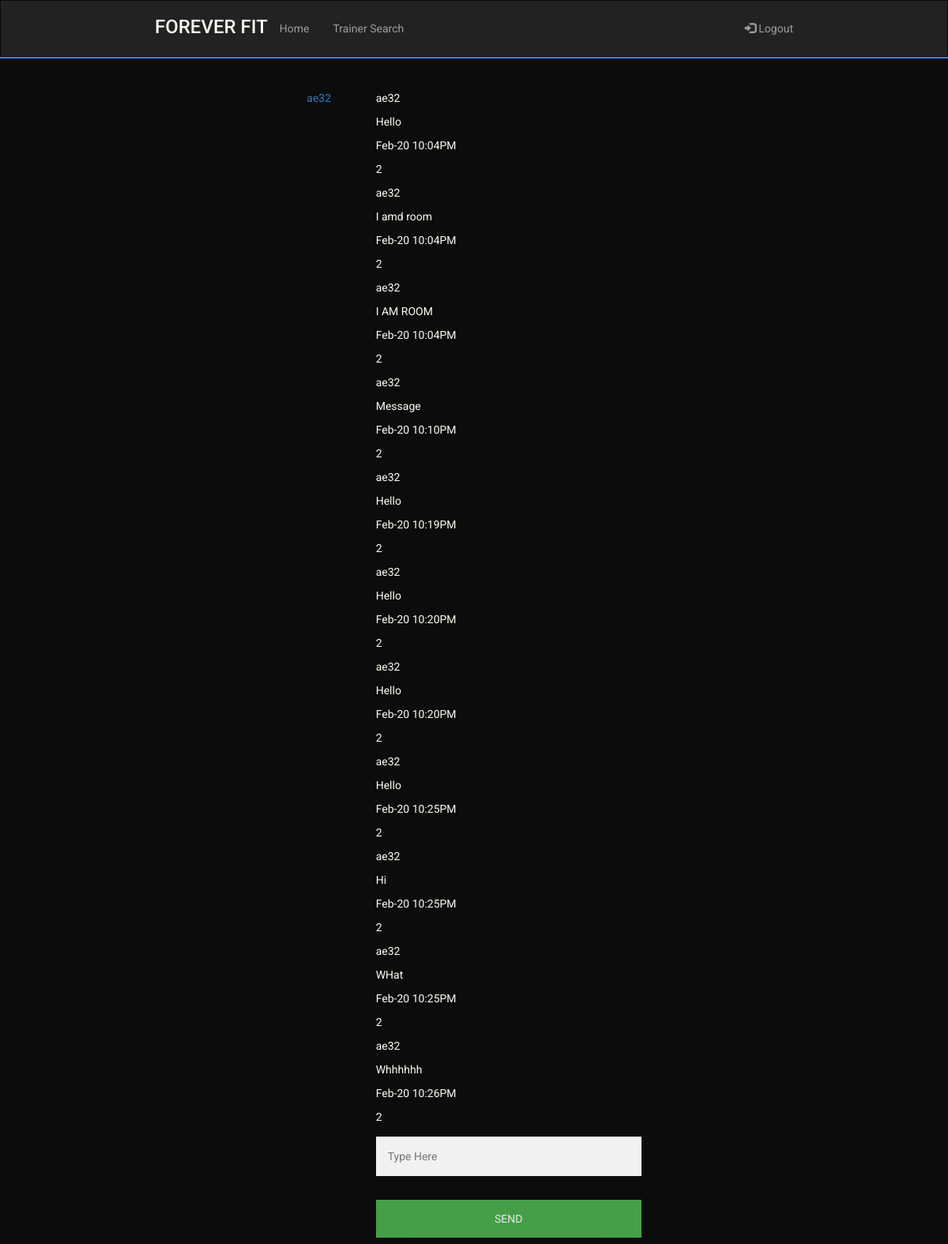
The app's page /chat/ae32 (signed in) with its own data.
### sql_db.py (models this page shows)
class UserRooms(UserMixin,db.Model):
    __tablename__ = 'user_rooms'
    id = db.Column(db.Integer, primary_key = True, autoincrement = True)
    trainee_username = db.Column(db.String(80),db.ForeignKey('user.username'))
    trainer_username = db.Column(db.String(80),db.ForeignKey('user.username'))

class ChatHistory(UserMixin,db.Model):
    __tablename__ = 'chat_history'
    id = db.Column(db.Integer, primary_key = True, autoincrement = True)
    message = db.Column(db.String(500))
    room = db.Column(db.String(500))
    date_sent =db.Column(db.String(50))
    uname = db.Column(db.String(80),db.ForeignKey('user.username'))

### routes.py (the view)
@app.route('/chat/<uname>')
@login_required
def sessions(uname):
    if(not room_exists(current_user.username, uname)):
        room = UserRooms(trainee_username= current_user.username,trainer_username = uname)
        db.session.add(room)
        db.session.commit()
        ROOMS = get_rooms_by_trainee_id(current_user.username)
    else:
        ROOMS = get_rooms_by_trainee_id(current_user.username)
    curr_room = get_room(current_user.username, uname)
    messages = get_chat_history(curr_room.id)
    print("\n\n\n",str(messages),"\n\n\n")
    return render_template('session.html',uname = uname, curr_uname = current_user.username,
                            rooms=ROOMS, messages = messages, curr_room = curr_room)

### main.py (called while the page is built)
    @login.user_loader
    def load_user(uname):
        return User.query.get(uname)

### sql_db.py (called while the page is built)
def room_exists(trainee_uname,trainer_uname):
    return bool(UserRooms.query.filter_by(trainee_username=trainee_uname,
                                          trainer_username=trainer_uname).first())

def get_room(trainee_uname,trainer_uname):
    return UserRooms.query.filter_by(trainee_username = trainee_uname,
                                     trainer_username = trainer_uname).first()

def get_rooms_by_trainee_id(uname):
    return UserRooms.query.filter_by(trainee_username = uname).all()

def get_chat_history(room):
    return ChatHistory.query.filter_by(room = room).all()

### templates/session.html (shortened to what this page needs)
<!DOCTYPE html>
<html lang="en">
    <head>
        <link rel="stylesheet" href="https://maxcdn.bootstrapcdn.com/bootstrap/3.4.1/css/bootstrap.min.css" />
        <link rel="stylesheet" href="../static/main.css" />
    </head>
    <body>
        <header>
            <nav class="navbar navbar-inverse" style="border-radius: 0px; margin-bottom: 0px;">
                <div class="container-fluid">
                    <div class="navbar-header mobile-center">
                        <h3 class="logo" href="#">FOREVER FIT</h3>
                    </div>
                    <ul class="nav navbar-nav laptop">
                        <li><a href="/Home">Home</a></li>
                        <li><a href="/TrainerSearch">Trainer Search</a></li>
                    </ul>
                    <ul class="nav navbar-nav navbar-right laptop">
                        <li>
                            <a href="/logout"><span class="glyphicon glyphicon-log-in"></span> Logout</a>
                        </li>
                    </ul>
                </div>
            </nav>
            <hr class="header-hr"/>
        </header>
        <main style="padding-top:10px">
            <div class="chatbox">
                <div class="rooms" id="rooms">
                    {% for room in rooms %}
                        <a id="select-room" href="{{room.trainer_username}}" class="room">{{room.trainer_username}}</a>
                    {% endfor %}
                </div>
                <div class="chat">
                    <div class="chat-holder">
                        <div id="chat_history">
                            {% for msg in messages %}
                                <p>{{msg.uname}}</p>
                                <p>{{msg.message}}</p>
                                <p>{{msg.date_sent}}</p>
                                <p>{{msg.room}}</p>
                            {% endfor %}
                        </div>
                    </div>
                    <div class="input-area">
                        <input type="text" id="user_message" placeholder="Type Here" autocomplete="off">
                        <button type="button" id="send_message">SEND</button>
                    </div>
                </div>
            </div>
        </main>
    </body>
</html>

### static/main.css (style rules this page uses)
:root { --black: #0c0c0c; --white: #fffcf2; --red: #e54b4b; --lightred: #f0c1c1; --blue: #4282f8; --grey: #222222 }
@media (min-width : 872px) { .container-fluid { margin-bottom: 10px; } }
@media (min-width : 872px) { .navbar { padding-left: 15%; padding-right: 15%; } }
@media (min-width : 872px) { .navbar-nav { padding-top: 10px; } }
body { font-family: 'Roboto', sans-serif; background-color: var(--black); }
main { background-color: var(--black); display: block; overflow: auto; color: var(--white) }
input { color: black; }
.header-hr { margin-top: 0px; margin-bottom: 0px; border: 1px solid var(--blue); }
.logo { color: var(--white); }
input[type=text], input[type=password] { width: 100%; padding: 15px; margin: 5px 0 22px 0; display: inline-block; border: none; background: #f1f1f1; }
hr { border: 1px solid #f1f1f1; margin-bottom: 25px; }
button { background-color: #4CAF50; color: white; padding: 14px 20px; margin: 8px 0; border: none; cursor: pointer; width: 100%; opacity: 0.9; }
@media (min-width : 711px) { .chatbox { padding-right: 30%; padding-left: 30%; padding-top: 30px; display: flex; flex-direction: row; justify-content: space-around; } }
@media (min-width : 711px) { .chat { width: 70%; } }
@media (min-width : 711px) { .rooms { display: initial; background-color: --white; display: flex; flex-direction: column; } }

### records on screen
UserRooms: trainer_username "ae32"
ChatHistory: uname "ae32", message "Hello", date_sent "Feb-20 10:04PM", room "2"
ChatHistory: uname "ae32", message "I amd room", date_sent "Feb-20 10:04PM", room "2"
ChatHistory: uname "ae32", message "I AM ROOM", date_sent "Feb-20 10:04PM", room "2"
ChatHistory: uname "ae32", message "Message", date_sent "Feb-20 10:10PM", room "2"
ChatHistory: uname "ae32", message "Hello", date_sent "Feb-20 10:19PM", room "2"
ChatHistory: uname "ae32", message "Hello", date_sent "Feb-20 10:20PM", room "2"
ChatHistory: uname "ae32", message "Hello", date_sent "Feb-20 10:20PM", room "2"
ChatHistory: uname "ae32", message "Hello", date_sent "Feb-20 10:25PM", room "2"
ChatHistory: uname "ae32", message "Hi", date_sent "Feb-20 10:25PM", room "2"
ChatHistory: uname "ae32", message "WHat", date_sent "Feb-20 10:25PM", room "2"
ChatHistory: uname "ae32", message "Whhhhhh", date_sent "Feb-20 10:26PM", room "2"
